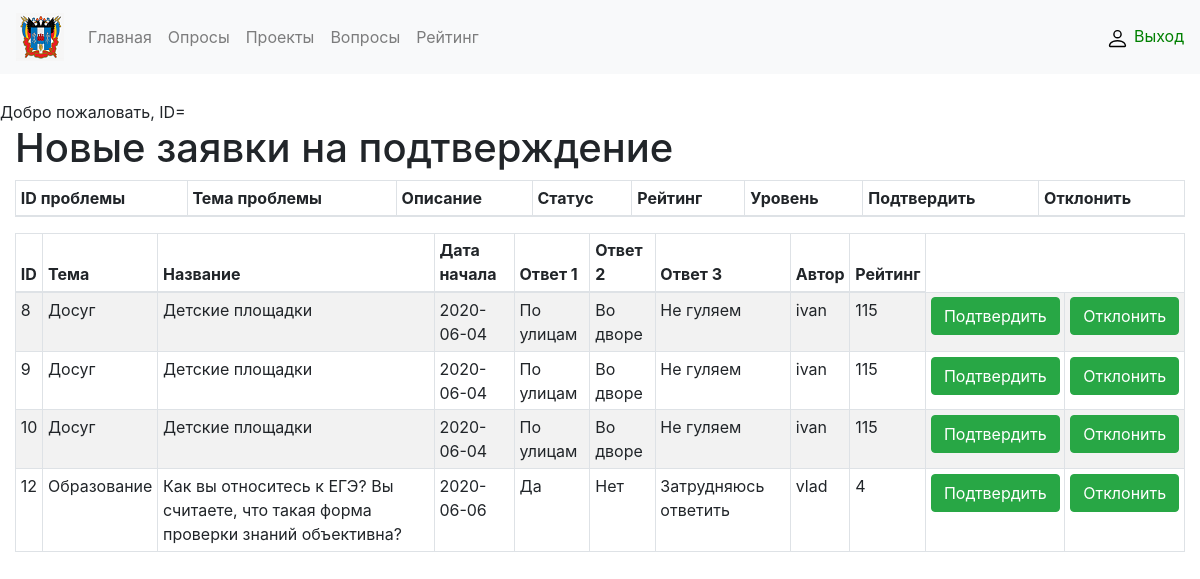
The page /manager.php on the database as committed earlier.
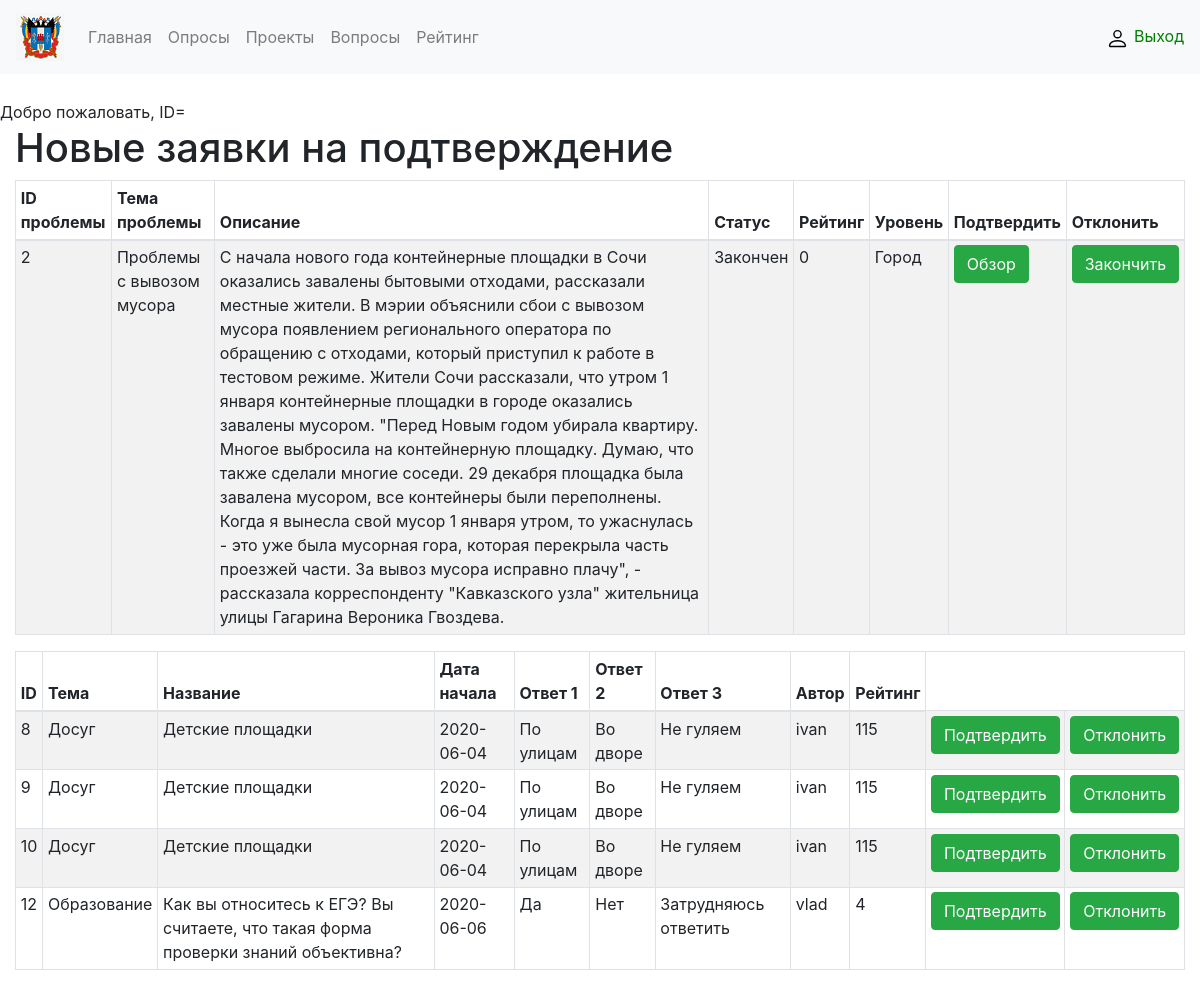
The same page on the database as committed later.
### tables this page shows
CREATE TABLE `poll` (
  `IDPoll` int(11) NOT NULL,
  `Thema` varchar(150) NOT NULL,
  `Name` varchar(150) NOT NULL,
  `Comment` text NOT NULL,
  `Photo` varchar(100) DEFAULT NULL,
  `Q1` varchar(250) DEFAULT '0',
  `Q2` varchar(250) DEFAULT '0',
  `Q3` varchar(250) DEFAULT '0',
  `CountQ1` int(11) DEFAULT 0,
  `CountQ2` int(11) DEFAULT 0,
  `CountQ3` int(11) DEFAULT 0,
  `DateBegin` date DEFAULT NULL,
  `DateEnd` date DEFAULT NULL,
  `Status` int(11) DEFAULT 0,
  `IDUser` int(11) DEFAULT NULL
);

CREATE TABLE `user` (
  `IDUser` int(11) NOT NULL,
  `Lastname` varchar(50) DEFAULT NULL,
  `Firstname` varchar(50) DEFAULT NULL,
  `Fathername` varchar(50) DEFAULT NULL,
  `BirstDate` date DEFAULT NULL,
  `EMail` varchar(100) NOT NULL,
  `Edu` varchar(50) NOT NULL DEFAULT 'нет',
  `Reiting` int(11) NOT NULL DEFAULT 0,
  `Status` varchar(100) NOT NULL DEFAULT 'Студент',
  `Tel` varchar(30) NOT NULL,
  `Photo` varchar(100) DEFAULT NULL,
  `Username` varchar(100) NOT NULL,
  `Passw` varchar(100) NOT NULL,
  `CountGolos` int(11) DEFAULT 1,
  `CountPeredano` int(11) DEFAULT 0,
  `PeredahoIDUser` int(11) DEFAULT NULL
);

CREATE TABLE `problems` (
  `IDProblem` int(11) NOT NULL,
  `IDUser` int(11) NOT NULL,
  `Nameproblem` varchar(300) NOT NULL,
  `Description` varchar(10000) NOT NULL,
  `Photo` varchar(255) NOT NULL,
  `Status` int(11) NOT NULL,
  `Rating` int(11) NOT NULL,
  `Level` varchar(60) NOT NULL
);

### manager.php (the view, shortened to what this page needs)
<?php
include('Nav_manager.php');
?>
<div class="container-fluid">
	<div class="row">
		<div class="col col-sm-12">
			<h1>Новые заявки на подтверждение</h1>
		</div>
		<div class="col col-sm-12">
			<table class="table table-striped table-bordered table-sm" cellspacing="0" width="100%">
<?php
						echo "
						<thead clasinfo'><tr ><th>ID проблемы</th><th>Тема проблемы</th><th>Описание</th>".
						"<th> Статус</th><th>Рейтинг</th><th>Уровень</th><th>Подтвердить</th><th>Отклонить</th></tr></thead><tbody>";
						$sql=mysqli_query($db,"SELECT * FROM problems INNER JOIN user ON problems.IDUser=user.IDUser WHERE problems.Status=0");
						while ($result=mysqli_fetch_array($sql)){
						echo "<tr>";
						echo "<td>".$result['IDProblem']."</td>";
						echo "<td>".$result['Nameproblem']."</td>";
						echo "<td>".$result['Description']."</td>";
						if ($result['Status']==0)	{	$status="В рассмотрении";	}
						else if ($result['Status']==1)	{	$status="Подтвержден";	}
						else if ($result['Status']==2)	{	$status="Отклонен";	}
						else	{	$status="Закончен";	 }
						echo "<td>".$status."</td>";
						echo "<td>".$result['Rating']."</td>";
						echo "<td>".$result['Level']."</td>";
						echo "<form  method='POST'>";
						echo "<td><button type='submit' class='btn btn-success' formaction='Poll.php' >Обзор</button></td>";
						echo "<td><button type='submit' class='btn btn-success' formaction='del_meropr.php'>Закончить</button></td>";
						echo "</form>";
						echo "</tr>";
						}
						echo "</tbody>";
?>
			</table>
		</div>
		<div class="col col-sm-12">
		<table class="table table-striped table-bordered table-sm" cellspacing="0" width="100%">
			<thead "clasinfo">
			<tr>
				<th>ID</th>
				<th>Тема</th>
				<th>Название</th>
				<th> Дата начала</th>
				<th>Ответ 1</th>
				<th>Ответ 2</th>
				<th>Ответ 3</th>
				<th>Автор</th>
				<th>Рейтинг</th>
			</tr>
			</thead>
			<tbody>
<?php
$sql=mysqli_query($db,"SELECT IDPoll,Thema,Name,DateBegin,Q1,Q2,Q3,Username,Reiting FROM user INNER JOIN poll ON user.IDUser=poll.IDUser WHERE poll.Status=0");
while ($result=mysqli_fetch_array($sql)){
    echo "<tr>";
    echo "<td>".$result['IDPoll']."</td>";
    echo "<td>".$result['Thema']."</td>";
    echo "<td>".$result['Name']."</td>";
    echo "<td>".$result['DateBegin']."</td>";
    echo "<td>".$result['Q1']."</td>";
    echo "<td>".$result['Q2']."</td>";
    echo "<td>".$result['Q3']."</td>";
    echo "<td>".$result['Username']."</td>";
    echo "<td>".$result['Reiting']."</td>";
    echo "<form  method='POST'>";
    echo "<td><button type='submit' class='btn btn-success' formaction='ok.php' >Подтвердить</button></td>";
    echo "<td><button type='submit' class='btn btn-success' formaction='del.php'>Отклонить</button></td>";
    echo "</form>";
    echo "</tr>";
}
?>
				</tbody>
			</table>
		</div>
	</div>
</div>
</body>
</html>

Rows that differ between the two databases and show on the page:
added problems: IDProblem "2", Nameproblem "Проблемы с вывозом мусора", Description "С начала нового года контейнерные площадки в Сочи оказались завалены бытовыми отходами, рассказали местные жители. В мэрии объяснили сбои с вывозом мусора появлением регионального оператора по обращению с отходами, который приступил к работе в тестовом режиме. Жители Сочи рассказали, что утром 1 января контейнерные площадки в городе оказались завалены мусором. \"Перед Новым годом убирала квартиру. Многое выбросила на контейнерную площадку. Думаю, что также сделали многие соседи. 29 декабря площадка была завалена мусором, все контейнеры были переполнены. Когда я вынесла свой мусор 1 января утром, то ужаснулась - это уже была мусорная гора, которая перекрыла часть проезжей части. За вывоз…", IDUser.Status "Закончен", Rating "0", Level "Город"
